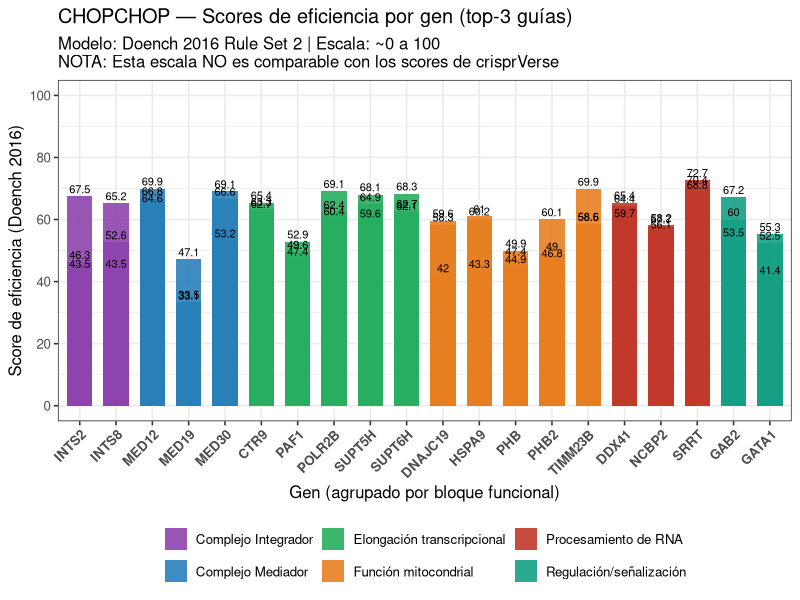
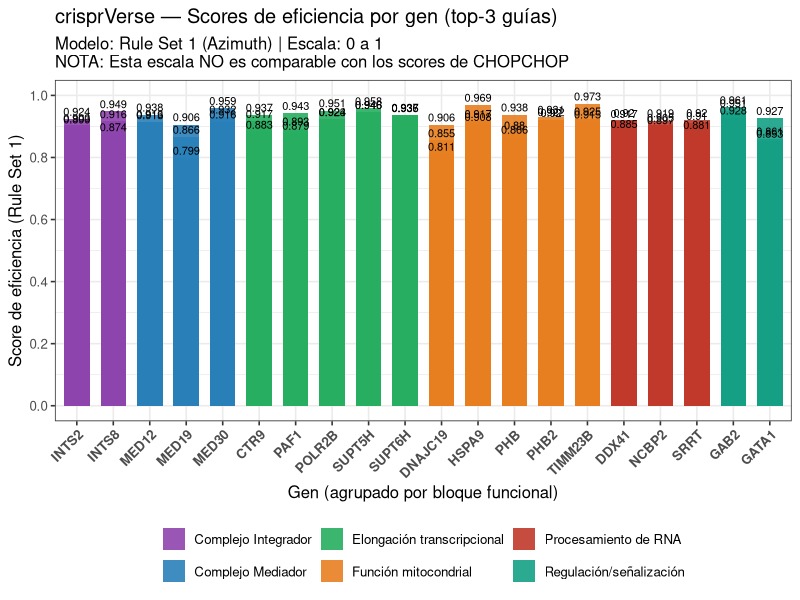
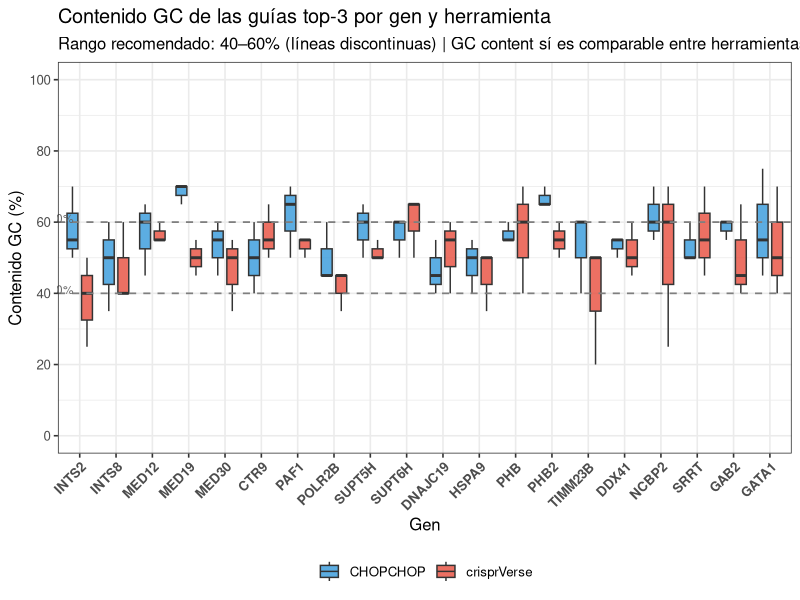
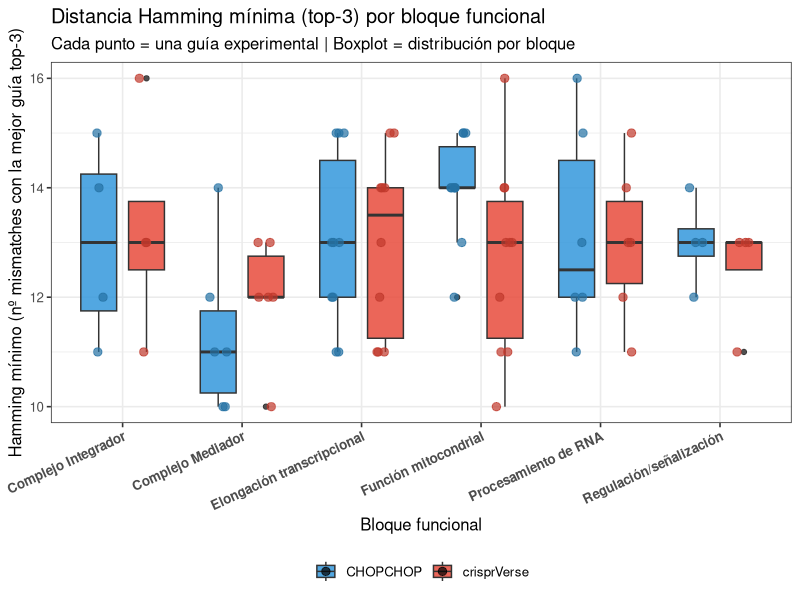
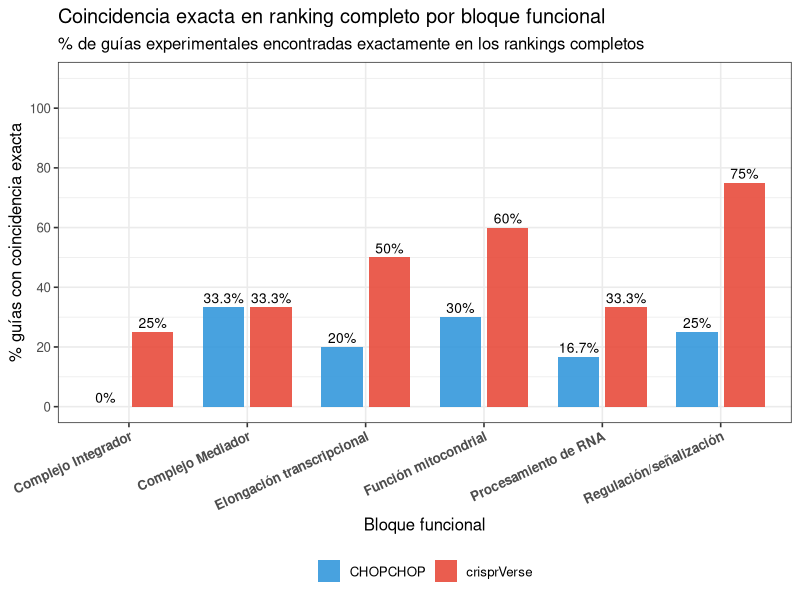

The R script that drew these images, in order:
# =============================================================
# SCRIPT 07: ANÁLISIS POR BLOQUES FUNCIONALES + FIGURAS FINALES
# =============================================================
# Objetivos:
#   1. Agrupar los 20 genes en 5 bloques funcionales
#   2. Comparar Hamming y cobertura entre bloques
#   3. Generar figuras de scores SEPARADAS por herramienta
#      (corrige el error metodológico: los scores no son comparables)
#   4. Figura GC content comparativa
#
# Outputs:
#   results/tabla_bloques_funcionales.csv
#   results/tabla_gc_content.csv
#   figures/figura_scores_chopchop.png
#   figures/figura_scores_crisprverse.png
#   figures/figura_gc_content.png
#   figures/figura_bloques_hamming.png
#   figures/figura_bloques_cobertura.png
# =============================================================

library(dplyr)
library(readr)
library(ggplot2)
library(tidyr)

BASE <- "/Users/jaimehache/Desktop/GENÉTICA/(iii) MÁSTER BIOINFORMÁTICA/(ii) SEGUNDO SEMESTRE/TFM/GITHUB"
setwd(BASE)
cat("📂 Directorio:", BASE, "\n\n")

# =============================================================
# 1. DEFINIR BLOQUES FUNCIONALES
# =============================================================

bloques <- tribble(
  ~gene,      ~bloque,
  "INTS2",    "Complejo Integrador",
  "INTS8",    "Complejo Integrador",
  "MED12",    "Complejo Mediador",
  "MED19",    "Complejo Mediador",
  "MED30",    "Complejo Mediador",
  "SUPT5H",   "Elongación transcripcional",
  "SUPT6H",   "Elongación transcripcional",
  "PAF1",     "Elongación transcripcional",
  "CTR9",     "Elongación transcripcional",
  "POLR2B",   "Elongación transcripcional",
  "HSPA9",    "Función mitocondrial",
  "PHB",      "Función mitocondrial",
  "PHB2",     "Función mitocondrial",
  "DNAJC19",  "Función mitocondrial",
  "TIMM23B",  "Función mitocondrial",
  "NCBP2",    "Procesamiento de RNA",
  "SRRT",     "Procesamiento de RNA",
  "DDX41",    "Procesamiento de RNA",
  "GATA1",    "Regulación/señalización",
  "GAB2",     "Regulación/señalización"
)

colores_bloques <- c(
  "Complejo Integrador"        = "#8e44ad",
  "Complejo Mediador"          = "#2980b9",
  "Elongación transcripcional" = "#27ae60",
  "Función mitocondrial"       = "#e67e22",
  "Procesamiento de RNA"       = "#c0392b",
  "Regulación/señalización"    = "#16a085"
)

cat("✅ Bloques funcionales definidos:\n")
print(count(bloques, bloque))
cat("\n")

# =============================================================
# 2. CARGAR DATOS
# =============================================================

chopchop     <- read_csv("data/chopchop/CHOPCHOP_top3_dataset.csv",      show_col_types = FALSE)
crisprverse  <- read_csv("data/crisprverse/crisprVerse_top3_dataset.csv", show_col_types = FALSE)
hamming      <- read_csv("results/tabla_hamming_top3.csv",               show_col_types = FALSE)
cobertura    <- read_csv("results/tabla_cobertura_umbral.csv",           show_col_types = FALSE)
posicion     <- read_csv("results/tabla_posicion_ranking.csv",           show_col_types = FALSE)
experimental <- read_csv("data/experimental/guias_experimentales_referencia.csv",
                         show_col_types = FALSE)

# Preparar CHOPCHOP limpio
cc <- chopchop %>%
  rename(gene = Gene, score = Efficiency, gc = `GC content (%)`) %>%
  left_join(bloques, by = "gene") %>%
  mutate(herramienta = "CHOPCHOP")

# Preparar crisprVerse limpio
cv <- crisprverse %>%
  rename(score = score_ruleset1) %>%
  mutate(gc = (nchar(gsub("[^GCgc]", "", protospacer)) / nchar(protospacer)) * 100) %>%
  left_join(bloques, by = "gene") %>%
  mutate(herramienta = "crisprVerse")

# =============================================================
# 3. FIGURAS DE SCORES — SEPARADAS (corrección error tutor)
# =============================================================

cat("🎨 Generando figuras de scores...\n")

# Orden de genes por bloque para que queden agrupados visualmente
orden_genes <- bloques %>% arrange(bloque, gene) %>% pull(gene)

# --- FIGURA A: Scores CHOPCHOP (escala Doench 2016, ~0-100) ---
p_cc_scores <- cc %>%
  mutate(gene = factor(gene, levels = orden_genes)) %>%
  ggplot(aes(x = gene, y = score, fill = bloque)) +
  geom_col(position = position_dodge(0.8), width = 0.7, alpha = 0.9) +
  geom_text(aes(label = round(score, 1)),
            position = position_dodge(0.8), vjust = -0.4, size = 2.8) +
  scale_fill_manual(values = colores_bloques) +
  scale_y_continuous(limits = c(0, 100), breaks = seq(0, 100, 20)) +
  theme_bw(base_size = 12) +
  theme(axis.text.x   = element_text(angle = 45, hjust = 1, face = "bold"),
        legend.position = "bottom",
        legend.title    = element_blank(),
        strip.background = element_rect(fill = "#f0f0f0")) +
  guides(fill = guide_legend(nrow = 2)) +
  labs(
    title    = "CHOPCHOP — Scores de eficiencia por gen (top-3 guías)",
    subtitle = "Modelo: Doench 2016 Rule Set 2 | Escala: ~0 a 100\nNOTA: Esta escala NO es comparable con los scores de crisprVerse",
    x        = "Gen (agrupado por bloque funcional)",
    y        = "Score de eficiencia (Doench 2016)"
  )

ggsave("figures/figura_scores_chopchop.png",
       plot = p_cc_scores, width = 14, height = 7, dpi = 300)
cat("✅ Guardado: figures/figura_scores_chopchop.png\n")

# --- FIGURA B: Scores crisprVerse (Rule Set 1, escala 0-1) ---
p_cv_scores <- cv %>%
  mutate(gene = factor(gene, levels = orden_genes)) %>%
  ggplot(aes(x = gene, y = score, fill = bloque)) +
  geom_col(position = position_dodge(0.8), width = 0.7, alpha = 0.9) +
  geom_text(aes(label = round(score, 3)),
            position = position_dodge(0.8), vjust = -0.4, size = 2.8) +
  scale_fill_manual(values = colores_bloques) +
  scale_y_continuous(limits = c(0, 1), breaks = seq(0, 1, 0.2)) +
  theme_bw(base_size = 12) +
  theme(axis.text.x   = element_text(angle = 45, hjust = 1, face = "bold"),
        legend.position = "bottom",
        legend.title    = element_blank()) +
  guides(fill = guide_legend(nrow = 2)) +
  labs(
    title    = "crisprVerse — Scores de eficiencia por gen (top-3 guías)",
    subtitle = "Modelo: Rule Set 1 (Azimuth) | Escala: 0 a 1\nNOTA: Esta escala NO es comparable con los scores de CHOPCHOP",
    x        = "Gen (agrupado por bloque funcional)",
    y        = "Score de eficiencia (Rule Set 1)"
  )

ggsave("figures/figura_scores_crisprverse.png",
       plot = p_cv_scores, width = 14, height = 7, dpi = 300)
cat("✅ Guardado: figures/figura_scores_crisprverse.png\n")

# =============================================================
# 4. FIGURA GC CONTENT (sí es comparable entre herramientas)
# =============================================================

gc_combinado <- bind_rows(
  cc %>% select(gene, bloque, gc, herramienta),
  cv %>% select(gene, bloque, gc, herramienta)
) %>% mutate(gene = factor(gene, levels = orden_genes))

p_gc <- ggplot(gc_combinado, aes(x = gene, y = gc, fill = herramienta)) +
  geom_boxplot(position = position_dodge(0.8), width = 0.6,
               alpha = 0.8, outlier.size = 1.5) +
  geom_hline(yintercept = c(40, 60), linetype = "dashed",
             color = "grey50", linewidth = 0.6) +
  annotate("text", x = 0.5, y = 41, label = "40%", color = "grey40", size = 3) +
  annotate("text", x = 0.5, y = 61, label = "60%", color = "grey40", size = 3) +
  scale_fill_manual(values = c("CHOPCHOP" = "#3498db", "crisprVerse" = "#e74c3c")) +
  scale_y_continuous(limits = c(0, 100), breaks = seq(0, 100, 20)) +
  theme_bw(base_size = 12) +
  theme(axis.text.x   = element_text(angle = 45, hjust = 1, face = "bold"),
        legend.position = "bottom",
        legend.title    = element_blank()) +
  labs(
    title    = "Contenido GC de las guías top-3 por gen y herramienta",
    subtitle = "Rango recomendado: 40–60% (líneas discontinuas) | GC content sí es comparable entre herramientas",
    x        = "Gen",
    y        = "Contenido GC (%)"
  )

ggsave("figures/figura_gc_content.png",
       plot = p_gc, width = 14, height = 7, dpi = 300)
cat("✅ Guardado: figures/figura_gc_content.png\n")

# Tabla resumen GC
tabla_gc <- gc_combinado %>%
  group_by(herramienta, bloque) %>%
  summarise(gc_media   = round(mean(gc), 1),
            gc_mediana = round(median(gc), 1),
            gc_sd      = round(sd(gc), 1),
            n          = n(), .groups = "drop")

write_csv(tabla_gc, "results/tabla_gc_content.csv")
cat("✅ Guardado: results/tabla_gc_content.csv\n\n")

# =============================================================
# 5. ANÁLISIS POR BLOQUES — Hamming
# =============================================================

cat("🔄 Analizando concordancia por bloques funcionales...\n")

hamming_bloques <- hamming %>%
  left_join(bloques, by = "gene")

# Resumen estadístico por bloque y herramienta
tabla_bloques <- hamming_bloques %>%
  group_by(bloque, herramienta) %>%
  summarise(
    n_guias        = n(),
    hamming_media  = round(mean(hamming_minimo), 2),
    hamming_sd     = round(sd(hamming_minimo), 2),
    hamming_mediana = median(hamming_minimo),
    hamming_min    = min(hamming_minimo),
    hamming_max    = max(hamming_minimo),
    hamming_le3    = sum(hamming_minimo <= 3),
    pct_le3        = round(mean(hamming_minimo <= 3) * 100, 1),
    seed_identica  = sum(seed_identica, na.rm = TRUE),
    .groups = "drop"
  )

cat("\n📊 TABLA BLOQUES FUNCIONALES:\n")
print(as.data.frame(tabla_bloques))
write_csv(tabla_bloques, "results/tabla_bloques_funcionales.csv")
cat("\n✅ Guardado: results/tabla_bloques_funcionales.csv\n\n")

# --- FIGURA: Hamming por bloque funcional ---
p_bloques_hamming <- hamming_bloques %>%
  ggplot(aes(x = bloque, y = hamming_minimo, fill = herramienta)) +
  geom_boxplot(position = position_dodge(0.8), width = 0.6,
               alpha = 0.85, outlier.size = 1.5) +
  geom_jitter(aes(color = herramienta),
              position = position_jitterdodge(jitter.width = 0.15, dodge.width = 0.8),
              size = 2.5, alpha = 0.7) +
  scale_fill_manual(values  = c("CHOPCHOP" = "#3498db", "crisprVerse" = "#e74c3c")) +
  scale_color_manual(values = c("CHOPCHOP" = "#2471a3", "crisprVerse" = "#c0392b")) +
  theme_bw(base_size = 12) +
  theme(axis.text.x   = element_text(angle = 25, hjust = 1, face = "bold"),
        legend.position = "bottom",
        legend.title    = element_blank()) +
  guides(color = "none") +
  labs(
    title    = "Distancia Hamming mínima (top-3) por bloque funcional",
    subtitle = "Cada punto = una guía experimental | Boxplot = distribución por bloque",
    x        = "Bloque funcional",
    y        = "Hamming mínimo (nº mismatches con la mejor guía top-3)",
    fill     = "Herramienta"
  )

ggsave("figures/figura_bloques_hamming.png",
       plot = p_bloques_hamming, width = 13, height = 7, dpi = 300)
cat("✅ Guardado: figures/figura_bloques_hamming.png\n")

# =============================================================
# 6. ANÁLISIS POR BLOQUES — Cobertura en ranking completo
# =============================================================

cobertura_bloques <- posicion %>%
  left_join(bloques, by = "gene") %>%
  group_by(bloque, herramienta) %>%
  summarise(
    n_guias          = n(),
    exactas          = sum(!is.na(posicion_exacta)),
    pct_exactas      = round(mean(!is.na(posicion_exacta)) * 100, 1),
    match_h3_todos   = sum(!is.na(primera_pos_h3)),
    pct_h3_todos     = round(mean(!is.na(primera_pos_h3)) * 100, 1),
    .groups = "drop"
  )

cat("\n📊 COBERTURA POR BLOQUE (ranking completo):\n")
print(as.data.frame(cobertura_bloques))

# --- FIGURA: Cobertura exacta por bloque ---
p_bloques_cob <- cobertura_bloques %>%
  ggplot(aes(x = bloque, y = pct_exactas, fill = herramienta)) +
  geom_col(position = position_dodge(0.8), width = 0.7, alpha = 0.9) +
  geom_text(aes(label = paste0(pct_exactas, "%")),
            position = position_dodge(0.8), vjust = -0.4, size = 3.5) +
  scale_fill_manual(values = c("CHOPCHOP" = "#3498db", "crisprVerse" = "#e74c3c")) +
  scale_y_continuous(limits = c(0, 110), breaks = seq(0, 100, 20)) +
  theme_bw(base_size = 12) +
  theme(axis.text.x   = element_text(angle = 25, hjust = 1, face = "bold"),
        legend.position = "bottom",
        legend.title    = element_blank()) +
  labs(
    title    = "Coincidencia exacta en ranking completo por bloque funcional",
    subtitle = "% de guías experimentales encontradas exactamente en los rankings completos",
    x        = "Bloque funcional",
    y        = "% guías con coincidencia exacta",
    fill     = "Herramienta"
  )

ggsave("figures/figura_bloques_cobertura.png",
       plot = p_bloques_cob, width = 13, height = 7, dpi = 300)
cat("✅ Guardado: figures/figura_bloques_cobertura.png\n\n")

# =============================================================
# 7. RESUMEN FINAL EN CONSOLA
# =============================================================

cat("============================================================\n")
cat("RESUMEN FINAL — ANÁLISIS POR BLOQUES FUNCIONALES\n")
cat("============================================================\n\n")

cat("GC CONTENT — ¿Diferencias entre herramientas?\n")
tabla_gc_tool <- gc_combinado %>%
  group_by(herramienta) %>%
  summarise(media = round(mean(gc), 1), sd = round(sd(gc), 1), .groups = "drop")
print(as.data.frame(tabla_gc_tool))
cat("\n")

cat("HAMMING — ¿Qué bloque tiene mayor similitud con experimentales?\n")
tabla_bloques %>%
  group_by(bloque) %>%
  summarise(hamming_medio_global = round(mean(hamming_media), 2), .groups = "drop") %>%
  arrange(hamming_medio_global) %>%
  print()

cat("\nCOBERTURA EXACTA — ¿Qué bloque tiene más guías en los rankings?\n")
cobertura_bloques %>%
  select(bloque, herramienta, pct_exactas) %>%
  pivot_wider(names_from = herramienta, values_from = pct_exactas) %>%
  print()

cat("\n✅ Script 07 completado. Todos los archivos generados.\n")
